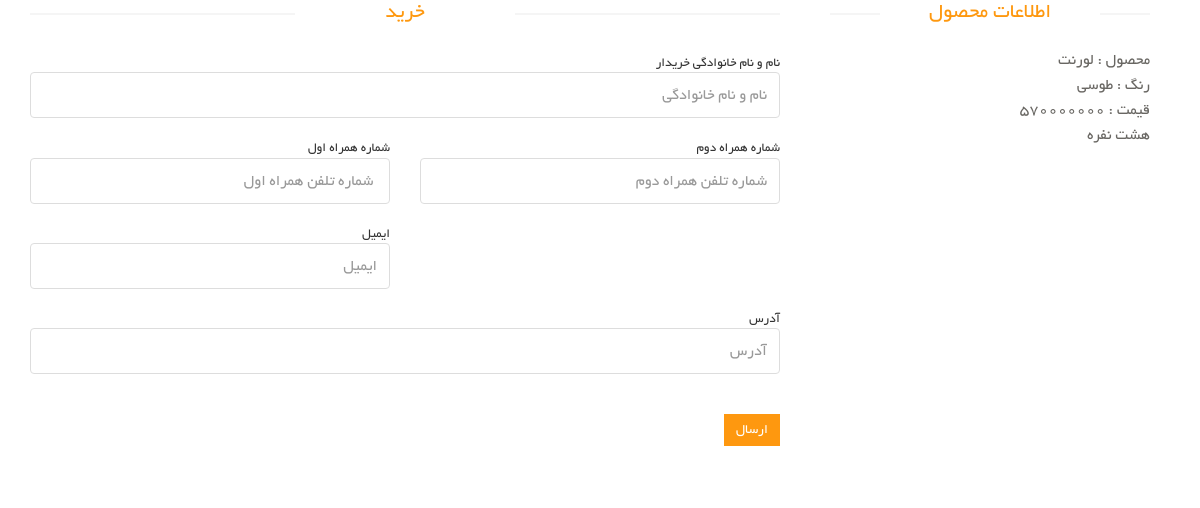
/buy/1, run on the app's committed database.
### products/models.py (models this page shows, shortened)
class Products(models.Model):
    price = models.CharField(max_length=300, verbose_name='قیمت')
    model = models.CharField(max_length=300, verbose_name='مدل')
    color = models.CharField(max_length=300, verbose_name='رنگ')
    kind = models.ManyToManyField(Kind, related_name='Kind', verbose_name='دسته')
    details = models.TextField(verbose_name='توضیحات', blank=True, null=True)
    image1 = models.ImageField(upload_to='Images/', verbose_name='عکس1', blank=True)
    image2 = models.ImageField(upload_to='Images/', verbose_name='عکس2', blank=True)
    image3 = models.ImageField(upload_to='Images/', verbose_name='عکس3', blank=True)
    image4 = models.ImageField(upload_to='Images/', verbose_name='عکس4', blank=True)
    class Meta:
        verbose_name = 'محصول'
        verbose_name_plural = 'محصولات'

### products/views.py (the view, shortened to what this page needs)
# urls.py: path('buy/<int:int>', views.OrdersView.as_view(), name='Order_page'),
class OrdersView(View):
    def get(self, request, int):
        OrderForm = OrdersModelForm()
        id_found = Products.objects.all().get(id=int)
        return render(request, 'products/product_buying.html', {
            'OrdersForm': OrderForm,
            'product': id_found
        })

### products/forms.py
class OrdersModelForm(forms.ModelForm):
    product_model = forms.CharField(required=False)
    product_color = forms.CharField(required=False)
    class Meta:
        model = Orders
        fields = ['product_model', 'product_color', 'Buyer', 'Phone_one', 'Phone_two', 'email', 'Address']
        widgets = {
            'product_model': forms.TextInput(attrs={'class': 'form-control', 'placeholder': 'نام محصول'}),
            'product_color': forms.TextInput(attrs={'class': 'form-control', 'placeholder': 'رنگ محصول'}),
            'Buyer': forms.TextInput(attrs={'class': 'form-control', 'placeholder': 'نام و نام خانوادگی'}),
            'email' : forms.TextInput(attrs={'class': 'form-control', 'placeholder': 'ایمیل'}),
            'Phone_one':forms.NumberInput(attrs={'class': 'form-control', 'placeholder': ' شماره تلفن همراه اول' }),
            'Phone_two':forms.NumberInput(attrs={'class': 'form-control', 'placeholder': 'شماره تلفن همراه دوم' }),
            'Address': forms.TextInput(attrs={'class': 'form-control', 'placeholder': 'آدرس'}),
        }

### products/templates/products/product_buying.html (shortened to what this page needs)
{% extends 'shared/_layout.html' %}
{% block content %}
	 <div id="contact-page" class="container">
    	<div class="bg">
    		<div class="row">
	    		<div class="col-sm-8">
	    			<div class="contact-form">
	    				<h2 class="title text-center">خرید</h2>
				    	<form id="main-contact-form" class="contact-form row" action="{% url 'Order_page' int=product.id %}" method="post">
                            <div class="col-md-12 form-group {% if OrdersForm.Buyer.errors %} text-danger {% endif %}">
                                {{ OrdersForm.Buyer.label }}
                                {{ OrdersForm.Buyer }}
                            </div>
							<div class="col-md-6 form-group ">
                                {{ OrdersForm.Phone_one.label }}
                                {{ OrdersForm.Phone_one }}
                            </div>
                            <div class="col-md-6 form-group ">
                                {{ OrdersForm.Phone_two.label }}
                                {{ OrdersForm.Phone_two }}
                            </div>
                            <div class="col-md-6 form-group {% if OrdersForm.email.errors %} text-danger {% endif %}">
                                {{ OrdersForm.email.label }}
                                {{ OrdersForm.email }}
                            </div>
                            <div class="col-md-12 form-group {% if OrdersForm.Adress.errors %} text-danger {% endif %}">
                                {{ OrdersForm.Address.label }}
                                {{ OrdersForm.Address }}
                            </div>
				            <div class="form-group col-md-12">
                                <button type="submit" class="btn btn-primary pull-right">ارسال</button>
				            </div>
				        </form>
	    			</div>
	    		</div>
	    		<div class="col-sm-4">
	    			<div class="contact-info">
	    				<h2 class="title text-center">اطلاعات محصول</h2>
	    				<address>
	    					<p>محصول : {{product.model}}</p>
							<p>رنگ : {{product.color}}</p>
							<p>قیمت : {{product.price}}</p>
							<p>{{product.details}}</p>
	    				</address>
	    			</div>
    			</div>
	    	</div>
    	</div>
    </div>
{% endblock %}

### templates/shared/_layout.html (shortened to what this page needs)
{% load render_partial %}
<!DOCTYPE html>
<html lang="en">
<head>
    {% include 'shared/header_references.html' %}
</head>
<body>
{% block content %}{% endblock %}
</body>
</html>

### templates/shared/header_references.html (shortened to what this page needs)
<link href="/static/css/bootstrap.min.css" rel="stylesheet">
<link href="/static/css/font-awesome.min.css" rel="stylesheet">
<link href="/static/css/prettyPhoto.css" rel="stylesheet">
<link href="/static/css/price-range.css" rel="stylesheet">
<link href="/static/css/animate.css" rel="stylesheet">
<link href="/static/css/main.css" rel="stylesheet">
<link href="/static/css/responsive.css" rel="stylesheet">
<link href="/static/css/custom.css" rel="stylesheet">

### static/css/main.css (style rules this page uses)
body { font-family: 'BYekan'; font-size: 10pt; position: relative; font-weight: normal; direction: rtl; }
h1, h2, h3, h4, h5, h6 { font-family: 'BYekan', sans-serif; }
.left-sidebar h2:after, h2.title:after { content: " "; position: absolute; border: 1px solid #f5f5f5; bottom: 8px; right: 0; width: 100%; height: 0; z-index: -2; }
h2.title:before { content: " "; position: absolute; background: #fff; bottom: -6px; width: 220px; height: 30px; z-index: -1; right: 50%; margin-right: -110px; }
h2.title { color: #FE980F; font-family: 'BYekan', sans-serif; font-size: 16pt; font-weight: 400; margin: 0 15px; text-transform: uppercase; margin-bottom: 30px; position: relative; }
.bg h2.title { margin-right: 0; margin-left: 0; margin-top: 0; }
.btn.btn-primary { background: #FE980F; border: 0 none; border-radius: 0; margin-top: 16px; }
.contact-form .form-group { margin-bottom: 20px; }
#contact-page .form-control { background-color: #fff; border: 1px solid #ddd; color: #696763; height: 46px; padding: 6px 12px; width: 100%; font-size: 16px; border-radius: 4px; box-shadow: inherit; }
#main-contact-form .btn-primary { margin-bottom: 15px; margin-top: 20px; }
#contact-page .contact-info { padding: 0 20px; }
#contact-page .contact-info address { margin-bottom: 40px; margin-top: -5px; }
#contact-page .contact-info p { margin-bottom: 0; color: #696763; font-size: 16px; line-height: 25px; }

### data on the page
Products: model "لورنت", color "طوسی", price "570000000", details "هشت نفره"

### other printed values
{{ OrdersForm.Buyer.label }} "نام و نام خانوادگی خریدار"
{{ OrdersForm.Phone_one.label }} "شماره همراه اول"
{{ OrdersForm.Phone_two.label }} "شماره همراه دوم"
{{ OrdersForm.email.label }} "ایمیل"
{{ OrdersForm.Address.label }} "آدرس"
